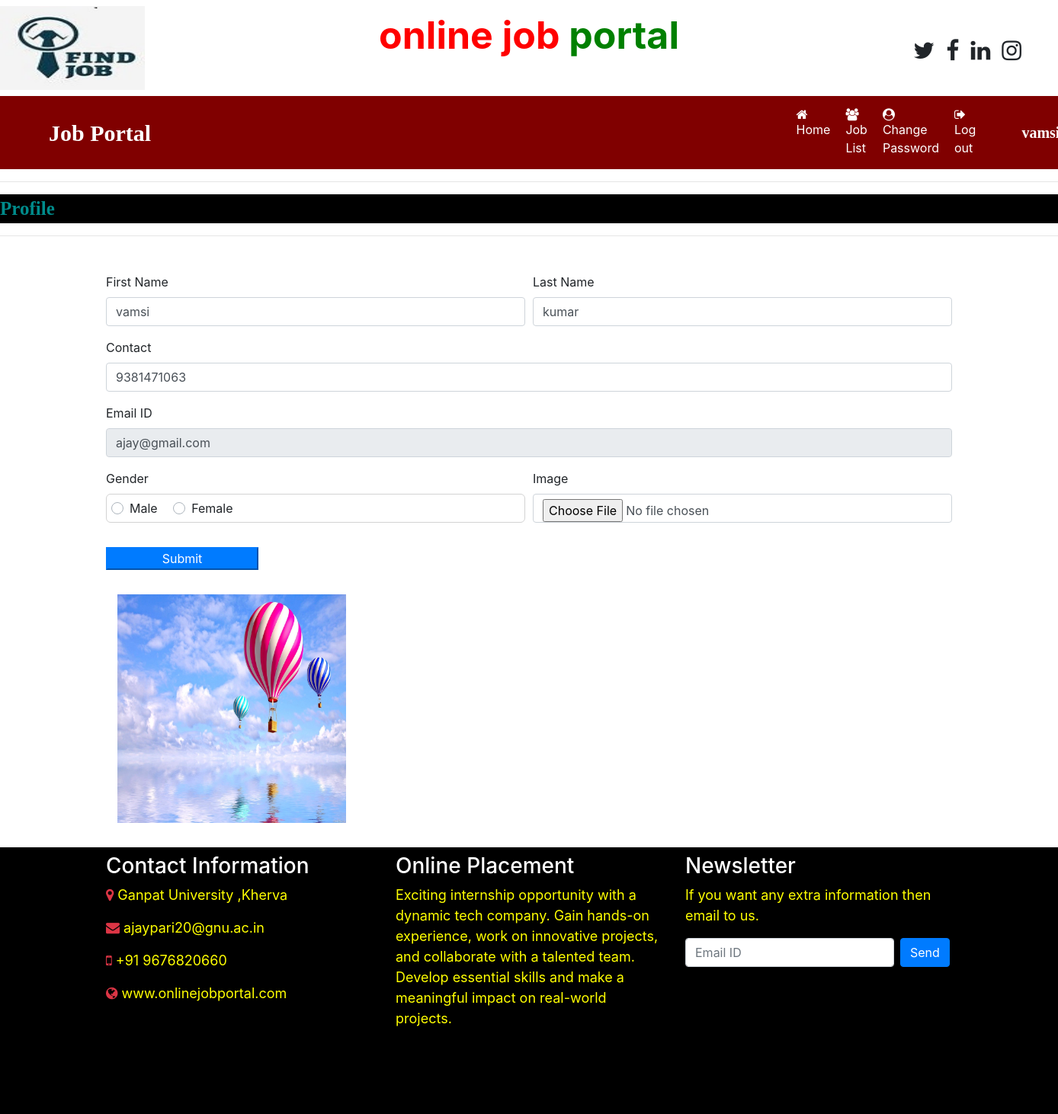
Screenshot of /user_home (signed in) with the database file from the repository.
### job/models.py (models this page shows, shortened)
class StudentUser(models.Model):
    user = models.ForeignKey(User,on_delete=models.CASCADE)
    mobile = models.CharField(max_length=15,null=True)
    image = models.FileField(null=True)
    gender = models.CharField(max_length=15,null=True)
    type = models.CharField(max_length=15,null=True)

### job/views.py (the view, shortened to what this page needs)
# urls.py: path('user_home', user_home, name="user_home"),
def user_home(request):
    if not request.user.is_authenticated:
        return redirect("user_login")
    user = request.user
    student = StudentUser.objects.get(user=user)
    error = ""
    d = {'student':student,'error':error}
    return render(request,'user_home.html',d)

### job/templates/user_home.html (shortened to what this page needs)
{% load static %}
{% block body %}
{% include 'user_navigation.html' %}
<hr>
<marquee style="font-family:'Monotype Corsiva';font-size:25px;color:darkcyan;background-color:black;font-weight:bold;margin-top:1%">
    Profile
</marquee>
<hr>
<div class="container mt-5">
    <form onsubmit="return checkpass()" name="signup" method="POST" enctype="multipart/form-data">
        <div class="form-row">
            <div class="form-group col-md-6">
                <label>First Name</label>
                <input type="text" class="form-control" name="firstname" value="{{student.user.first_name}}" required>
            </div>
            <div class="form-group col-md-6">
                <label>Last Name</label>
                <input type="text" class="form-control" name="lastname" value="{{student.user.last_name}}" required>
            </div>
        </div>
        <div class="form-row">
            <div class="form-group col-md-12">
                <label>Contact</label>
                <input type="text" class="form-control" name="contact" value="{{student.mobile}}" required>
            </div>
        </div>
        <div class="form-row">
            <div class="form-group col-md-12">
                <label>Email ID</label>
                <input type="email" class="form-control" name="email" value="{{student.user.username}}" readonly required>
            </div>
        </div>
        <div class="form-row">
            <div class="form-group col-md-6">
                <label>Gender</label>
                {% if student.gender == "Male" %}
                <div style="border:1px solid lightgrey; padding: 6px; border-radius: 6px">
                    <div class="custom-control custom-radio custom-control-inline">
                        <label class="custom-control-label" for="customRadioInline1">Male</label>
                    </div>
                    <div class="custom-control custom-radio custom-control-inline">
                        <label class="custom-control-label" for="customRadioInline2">Female</label>
                    </div>
                </div>
                {% endif %}
            </div>
            <div class="form-group col-md-6">
                <label>Image</label>
                <input type="file" class="form-control" name="image" accept="image/*">
            </div>
        </div>
        <input type="submit" value="Submit" class="btn-primary my-3" style="width:200px">
    </form>
    <div class="row mt-3">
        <div class="col-md-6">
            <div class="form-group col-md-6">
                <img src="{{student.image.url}}" width="300px" height="300px">
            </div>
        </div>
    </div>
</div>
{% include 'footer.html' %}
{% endblock %}

### job/templates/user_navigation.html (shortened to what this page needs)
<html>
<head>
    {% load static %}
  <link rel="stylesheet" href="https://cdn.jsdelivr.net/npm/bootstrap@4.6.2/dist/css/bootstrap.min.css">
  <link rel="stylesheet" href="https://cdnjs.cloudflare.com/ajax/libs/font-awesome/4.7.0/css/font-awesome.min.css">
</head>
<body>
<h1>
<div class="fixed-container">
    <div class="row">
        <div class="col-sm-3 mt-2">
            <img src="{% static 'images/logo.jpeg' %}" style="width:190px;height:110px">
        </div>
        <div class="col-sm-6 mt-3 text-center">
           <span style="font-weight : bold; font-size:50px">
               <span style="color:red">online job </span>
               <span style="color:green">portal</span>
           </span>
        </div>
        <div class="col-sm-3 mt-5" style="padding-left:10%">
            <span style="font-weight:bold ; font-size:30px">
                <span><i class="fa fa-twitter pl-2"></i></span>
                <span><i class="fa fa-facebook pl-2"></i></span>
                <span><i class="fa fa-linkedin pl-2"></i></span>
                <span><i class="fa fa-instagram pl-2"></i></span>
            </span>
        </div>
    </div>
</div>
</h1>
<div class="fixed-container">
<nav class="navbar navbar-expand-sm" style="background-color:maroon">
    <a class="navbar-brand text-white pl-5 font-weight-bold" style="font-family:'Monotype Corsiva'; font-size:30px">Job Portal</a>
    <ul class="navbar-nav" style="padding-left:40%">
        <li class="nav-item">
            <a class="nav-link" href="{% url 'user_home' %}" style="margin-left:280px"><i class="fa fa-home mr-1"></i>Home</a>
        </li>
        <li class="nav-item">
            <a class="nav-link" href="{% url 'user_latestjobs' %}" ><i class="fa fa-users mr-1"></i>Job List</a>
        </li>
        <li class="nav-item">
            <a class="nav-link" href="{% url 'change_passworduser' %}" ><i class="fa fa-user-circle mr-1"></i>Change Password</a>
        </li>
        <li class="nav-item">
            <a class="nav-link" href="{% url 'Logout' %}" ><i class="fa fa-sign-out mr-1"></i>Log out</a>
        </li>
    </ul>
    <a class="navbar-brand text-white pl-5 font-weight-bold" style="font-family:'Monotype Corsiva'; font-size:20px">{{request.user.first_name}} {{request.user.last_name}}</a>
</nav>
</div>
</body>
</html>

### job/templates/user_navigation.html (style rules this page uses)
.nav-link { color:white !important; margin-right:4px; }

### rows the page displays
StudentUser: firstname "vamsi", lastname "kumar", contact "9381471063", email "ajay@gmail.com", image (picture)
